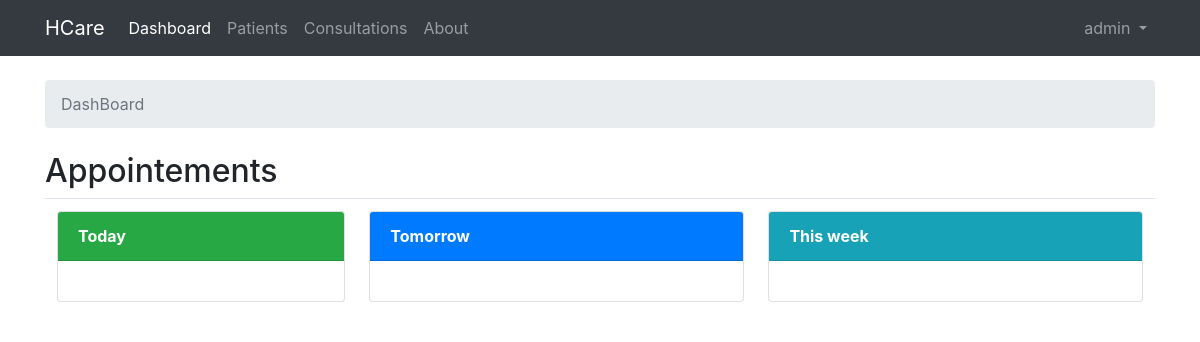
The page / (signed in) on the database as committed earlier.
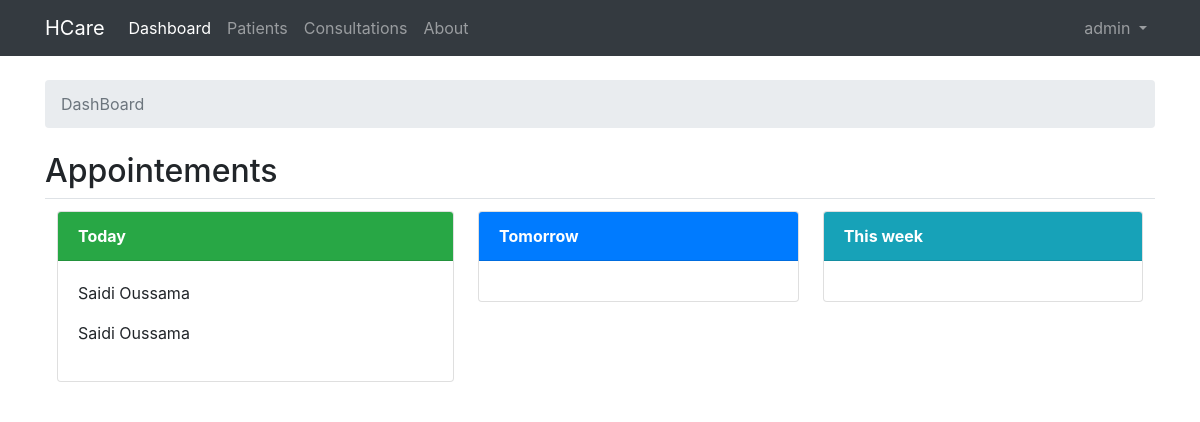
The same page on the database as committed later.
### patient_followup/models.py (models this page shows, shortened)
class Appointement(models.Model):
    date = models.DateTimeField(default=datetime.now())
    duration = models.IntegerField(default="15")
    note = models.TextField()
    patient = models.ForeignKey(Patient, related_name='appointements'
        ,on_delete=models.PROTECT,
    )

class Patient(models.Model):
    genders = (
        ('f', 'Female'),
        ('m', 'Male'),
    )
    name = models.CharField(max_length=30)
    birthday = models.DateTimeField()
    birthplace = models.CharField(max_length=30)
    sex = models.CharField(max_length=1,choices=genders)
    address = models.CharField(max_length=128)
    phone= models.CharField(max_length=13)
    email= models.CharField(max_length=254,default="")
    social_number = models.CharField(max_length=20)
    picture = models.ImageField(upload_to=image_directory_path,storage=image_storage)
    comment = models.TextField()

### patient_followup/views.py (the view)
# urls.py: 2. Add a URL to urlpatterns:  url(r'^$', views.home, name='home')
@login_required
def home(request):
    today = datetime.today().date()
    app_today = Appointement.objects.filter(date=today)
    tomorrow = today + timedelta(days=1)
    app_tomorrow = Appointement.objects.filter(date=tomorrow)
    startweek = today - timedelta(days=today.weekday())
    after_2days = today + timedelta(days=2)
    weekend = startweek + timedelta(days=6)
    week_apps = Appointement.objects.filter(date__range=[after_2days,weekend])
    return render(request, 'home.html',
                    {'today_app':app_today,
                    'tomorrow_app':app_tomorrow,
                    'week_apps' : week_apps
                    })

### templates/home.html (shortened to what this page needs)
{% extends 'base.html' %}
{% block breadcrumb %}
  <li class="breadcrumb-item active">DashBoard
  </li>
{% endblock %}
{% block content %}
  <h2>Appointements</h2>
  <table class="table">
      <tbody>
          <tr>
              <td>
                <div class="card">
                    <div class="card-header bg-success">Today</div>
                    <div class="card-body">
                        {% for app in today_app %}
                          <p>{{ app.patient.name }}</p>
                        {% endfor %}
                    </div>
                </div>
              </td>
              <td>
               <div class="card">
                    <div class="card-header bg-primary">Tomorrow</div>
                    <div class="card-body">
                    </div>
                 </div>
              </td>
              <td>
                  <div class="card">
                    <div class="card-header bg-info">This week</div>
                    <div class="card-body">
                    </div>
                  </div>
              </td>
          </tr>
      </tbody>
  </table>
{% endblock %}

### templates/base.html (shortened to what this page needs)
{% load static %}<!DOCTYPE html>
<html>
  <head>
    <link rel="stylesheet" href="{% static 'css/bootstrap.css' %}">
    <link rel="stylesheet" href="{% static 'css/base.css' %}">
  </head>
  <body>
    {% block body %}
    <div id="wrapper">
    <nav class="navbar navbar-expand-sm navbar-dark bg-dark">
      <div class="container">
        <a class="navbar-brand" href="{% url 'home' %}">HCare</a>
        <div class="collapse navbar-collapse" id="mainMenu">
         <ul class="navbar-nav mr-auto">
             <li class="nav-item {% if request.resolver_match.url_name == 'home' %}active{% endif %}">
                 <a class="nav-link" href="{% url 'home' %}">Dashboard</a>
             </li>
             <li class="nav-item">
                    <a class="nav-link {% if request.resolver_match.url_name == 'patients' %}active{% endif %}" href="{% url 'patients' %}">Patients</a>
            </li>
            <li class="nav-item">
                    <a class="nav-link" href="#">Consultations</a>
            </li>
            <li class="nav-item">
                    <a class="nav-link" href="#">About</a>
            </li>
         </ul>
          {% if user.is_authenticated %}
            <ul class="navbar-nav ml-auto">
              <li class="nav-item dropdown">
                <a class="nav-link dropdown-toggle" href="#" id="userMenu" data-toggle="dropdown" aria-haspopup="true" aria-expanded="false">
                  {{ user.username }}
                </a>
              </li>
            </ul>
          {% else %}
            <form class="form-inline ml-auto">
              <a href="{% url 'login' %}" class="btn btn-outline-secondary">Log in</a>
              <a href="{% url 'signup' %}" class="btn btn-primary ml-2">Sign up</a>
            </form>
          {% endif %}
        </div>
      </div>
    </nav>
      <div class="container">
        <ol class="breadcrumb my-4">
          {% block breadcrumb %}
          {% endblock %}
        </ol>
        {% block content %}
        {% endblock %}
      </div>
      </div>
    {% endblock body %}
  </body>
</html>

### static/css/base.css (style rules this page uses)
.card-header { color:#fff ; font-weight:bold; }

Rows that differ between the two databases and show on the page:
added Appointement: patient.name "Saidi Oussama"
added Appointement: patient.name "Saidi Oussama"
